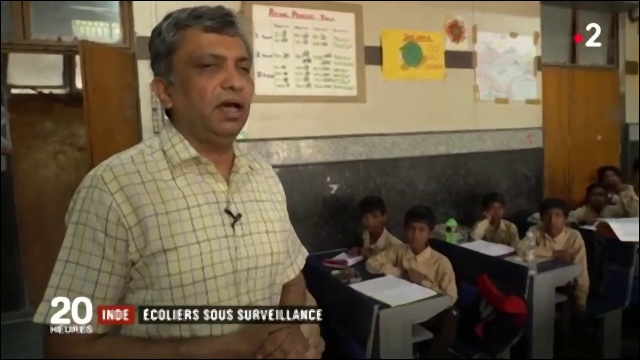
#> input picture images_filtrees/frame_1020.png_median_filter.jpg, 640 x 360 px, found by its file name; its folder holds 4 pictures in this run
$ jupyter execute --allow-errors Detection_des_contours.ipynb
#> lines starting #> are read from the running program, lines starting #| are printed output that depends on the picture
[cell 1]
from pyspark.sql import SparkSession
import cv2
import numpy as np
import os
from hdfs import InsecureClient
import io

[cell 2]
# Charger les images une par une et appliquer les filtres
local_input_path = "/home/hadoopuser/mon_projet/images_filtrees"
image_files = os.listdir(local_input_path)

for image_file in image_files:
    if "_median_filter.jpg" in image_file:
        image_path = os.path.join(local_input_path, image_file)
        image = cv2.imread(image_path)
#> image is the input picture: shape (360, 640, 3); mean B, G, R 70.2, 91.5, 104.7

        # Appliquer les filtres
        canny_contours = cv2.Canny(image, 50, 100)
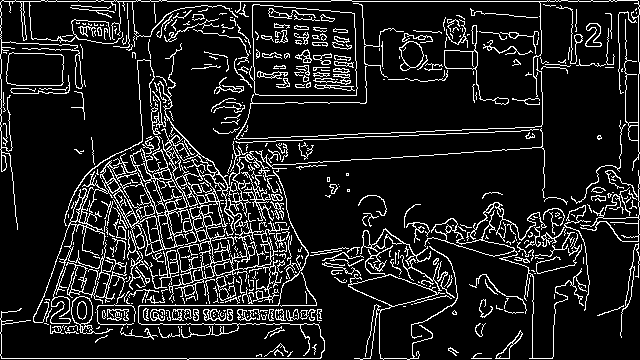
#> canny_contours: shape (360, 640); 12.2% white in thin lines or dots

        # Enregistrer les images traitées localement dans un répertoire temporaire
        output_local_path = "/home/hadoopuser/mon_projet/Detections_contours"
        os.makedirs(output_local_path, exist_ok=True)

        # Enregistrer les images
        cv2.imwrite(os.path.join(output_local_path, f"{image_file}_canny_contours.jpg"), canny_contours)
#> pass 2 of the loop `for image_file in image_files:`:
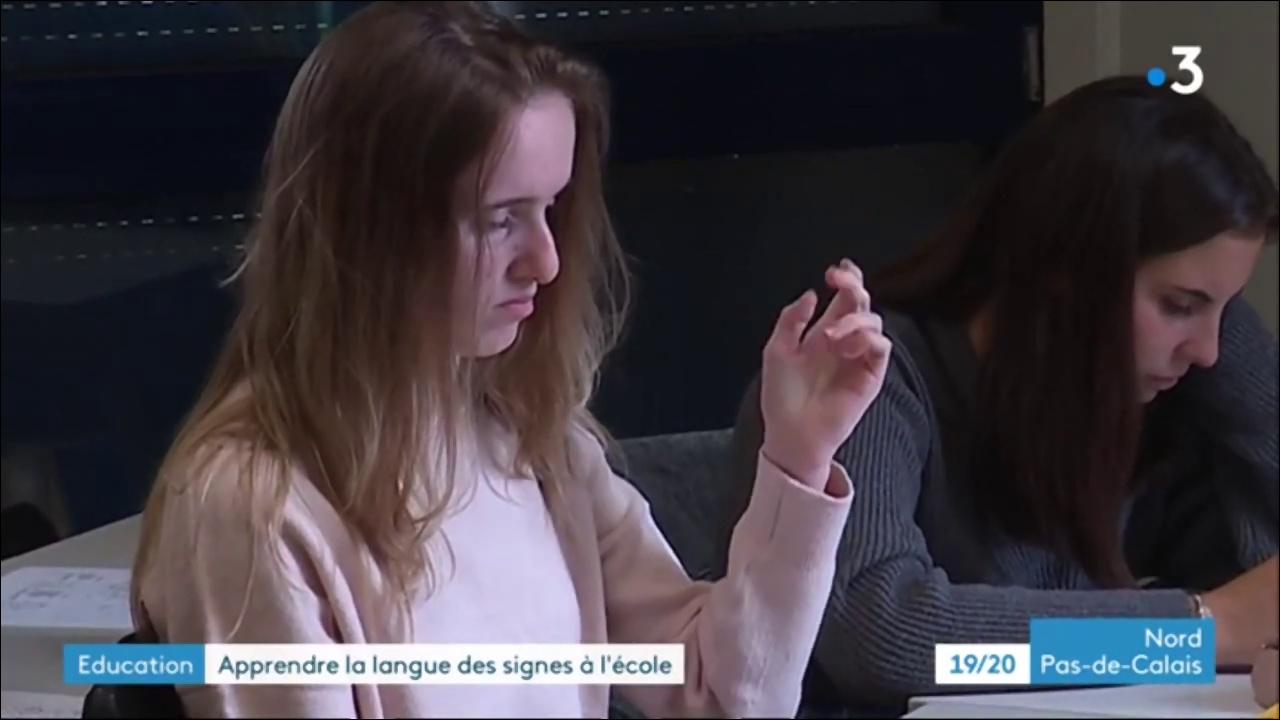
#> input picture images_filtrees/frame_1024.png_median_filter.jpg, 1280 x 720 px, found by its file name
#> image is the input picture: shape (720, 1280, 3); mean B, G, R 65.1, 58.4, 64.3
#> `canny_contours = cv2.Canny(image, 50, 100)`:
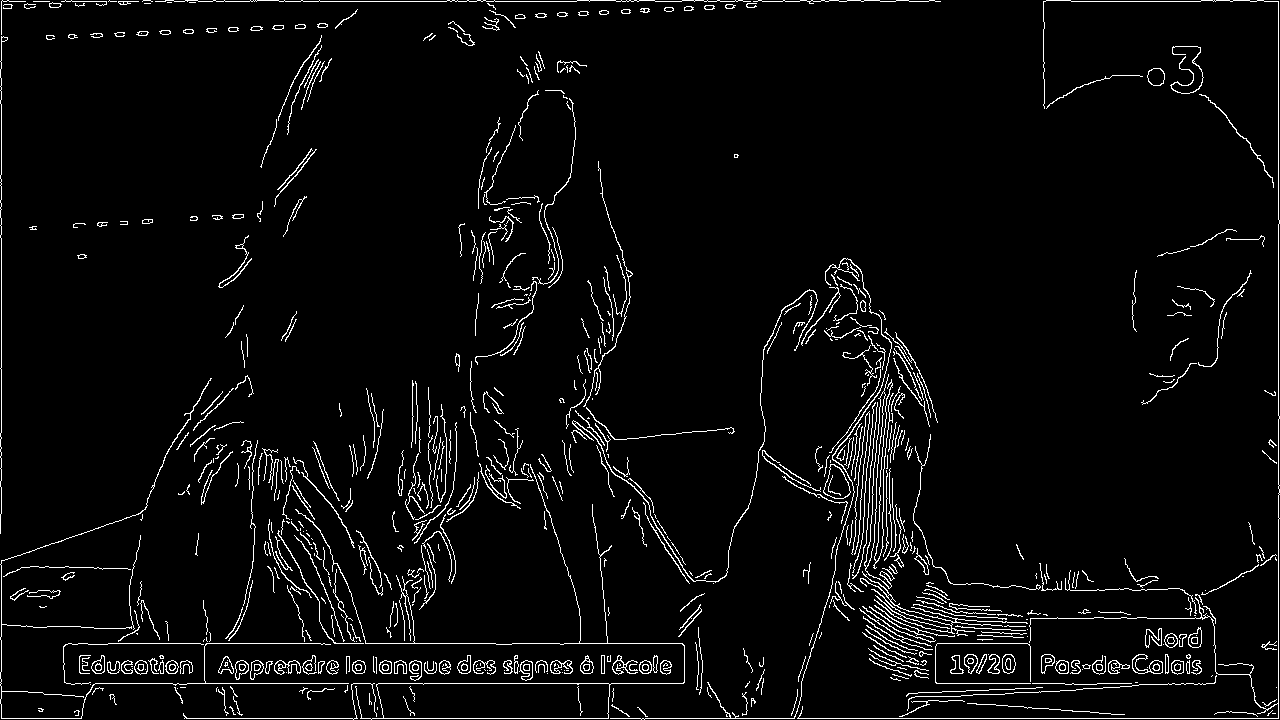
#> canny_contours: shape (720, 1280); 4.1% white in thin lines or dots
#> pass 3 of the loop `for image_file in image_files:`:
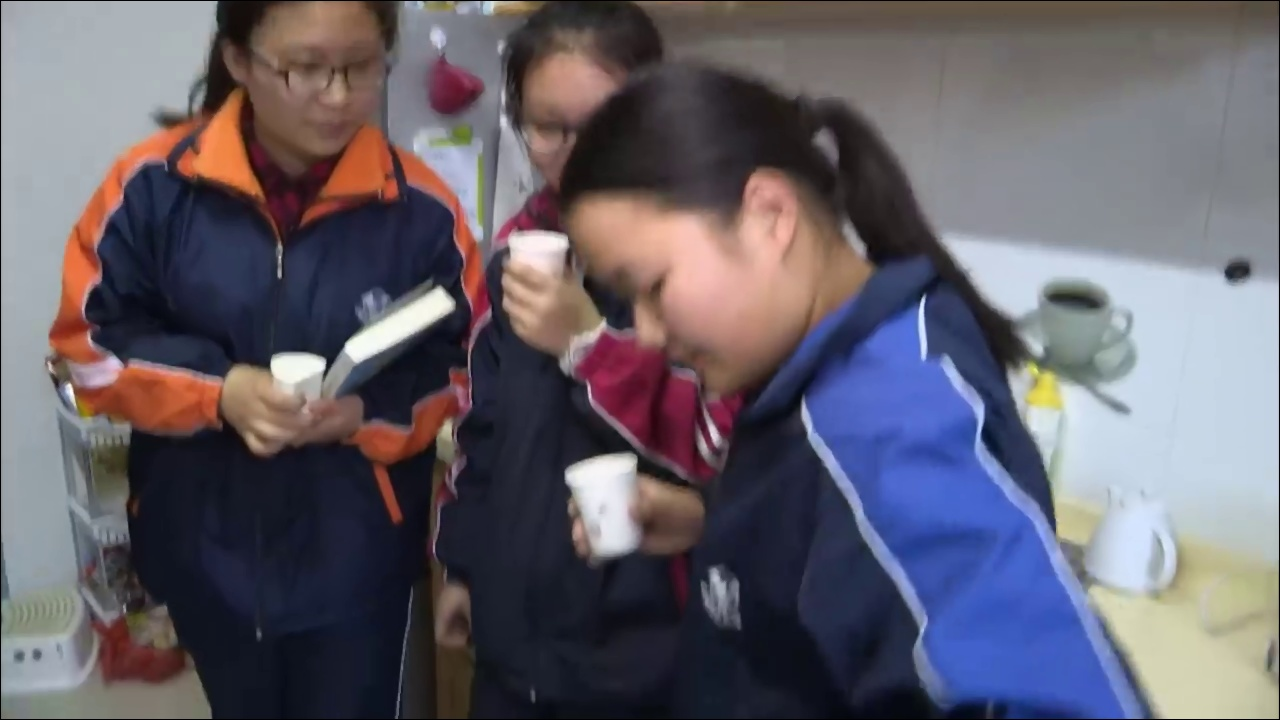
#> input picture images_filtrees/frame_11176.png_median_filter.jpg, 1280 x 720 px, found by its file name
#> image is the input picture: shape (720, 1280, 3); mean B, G, R 105.5, 95.5, 100.3
#> `canny_contours = cv2.Canny(image, 50, 100)`:
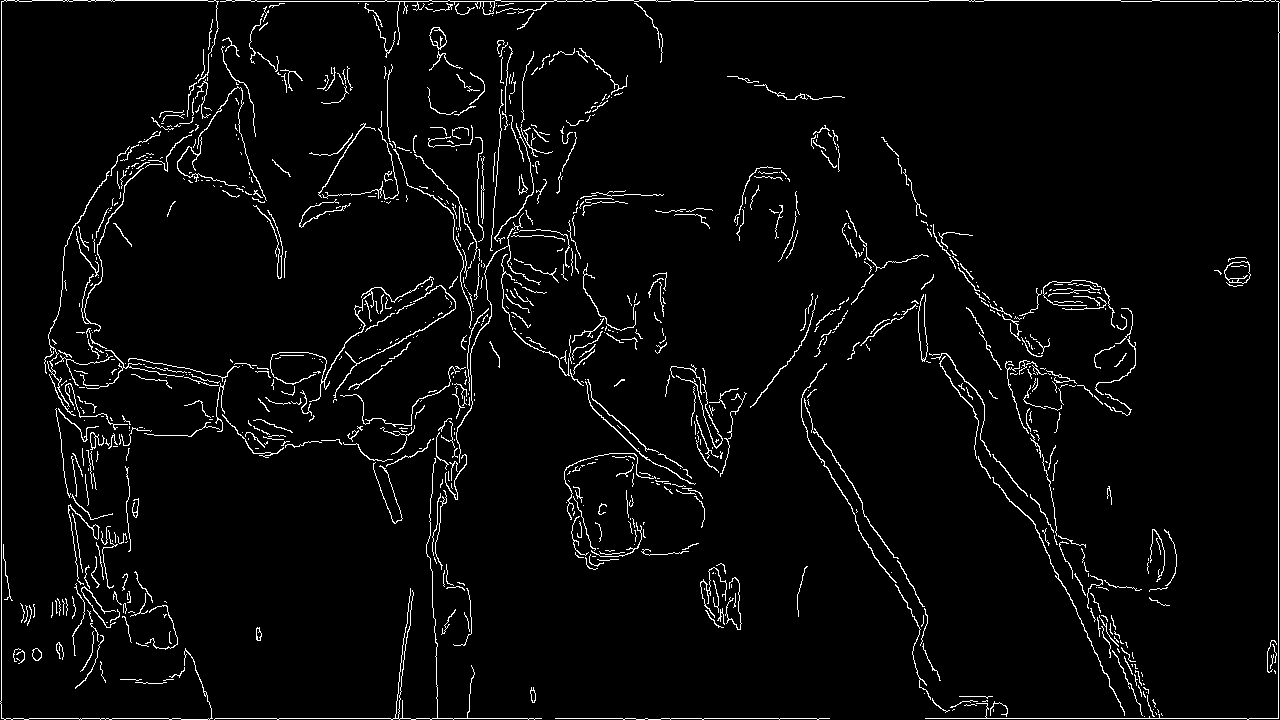
#> canny_contours: shape (720, 1280); 3.6% white in thin lines or dots
#> the loop made 4 passes; the first 3 are shown
